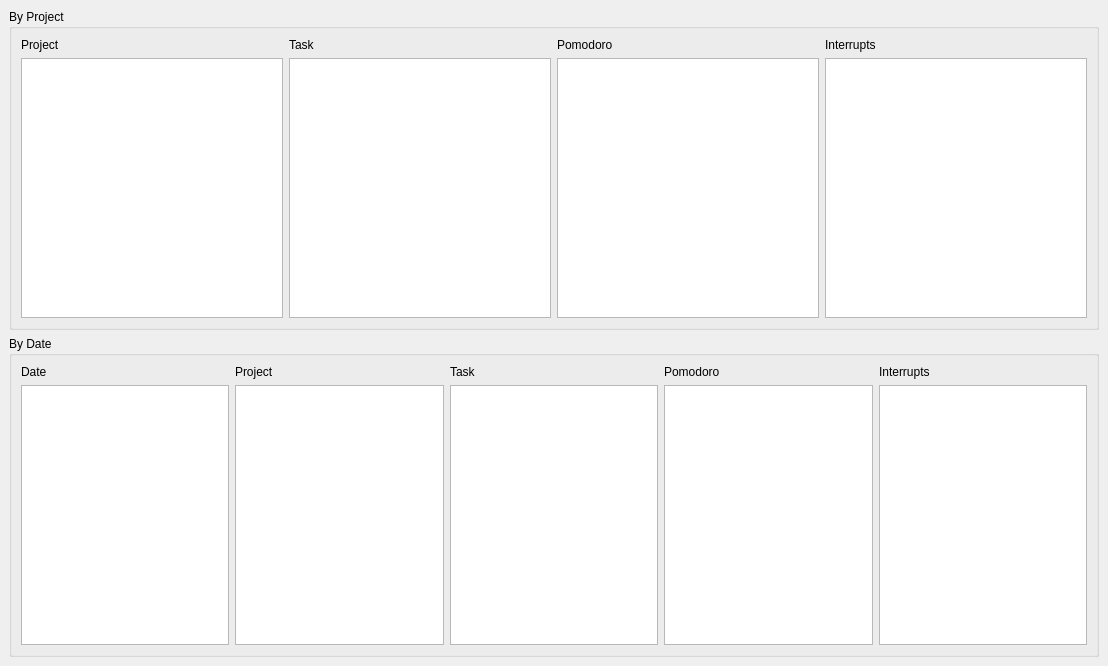
<?xml version="1.0" encoding="UTF-8"?>
<ui version="4.0">
 <class>MainWindow</class>
 <widget class="QMainWindow" name="MainWindow">
  <property name="geometry">
   <rect>
    <x>0</x>
    <y>0</y>
    <width>1108</width>
    <height>666</height>
   </rect>
  </property>
  <property name="windowTitle">
   <string>Analyze</string>
  </property>
  <widget class="QWidget" name="centralwidget">
   <layout class="QGridLayout" name="gridLayout_3">
    <item row="0" column="0">
     <widget class="QGroupBox" name="groupBox">
      <property name="title">
       <string>By Project</string>
      </property>
      <layout class="QGridLayout" name="gridLayout">
       <item row="0" column="0">
        <layout class="QVBoxLayout" name="verticalLayout">
         <item>
          <widget class="QLabel" name="label">
           <property name="text">
            <string>Project</string>
           </property>
          </widget>
         </item>
         <item>
          <widget class="QListWidget" name="listWidget"/>
         </item>
        </layout>
       </item>
       <item row="0" column="1">
        <layout class="QVBoxLayout" name="verticalLayout_2">
         <item>
          <widget class="QLabel" name="label_2">
           <property name="text">
            <string>Task</string>
           </property>
          </widget>
         </item>
         <item>
          <widget class="QListWidget" name="listWidget_2"/>
         </item>
        </layout>
       </item>
       <item row="0" column="2">
        <layout class="QVBoxLayout" name="verticalLayout_3">
         <item>
          <widget class="QLabel" name="label_3">
           <property name="text">
            <string>Pomodoro</string>
           </property>
          </widget>
         </item>
         <item>
          <widget class="QListWidget" name="listWidget_3"/>
         </item>
        </layout>
       </item>
       <item row="0" column="3">
        <layout class="QVBoxLayout" name="verticalLayout_4">
         <item>
          <widget class="QLabel" name="label_4">
           <property name="text">
            <string>Interrupts</string>
           </property>
          </widget>
         </item>
         <item>
          <widget class="QListWidget" name="listWidget_4"/>
         </item>
        </layout>
       </item>
      </layout>
     </widget>
    </item>
    <item row="1" column="0">
     <widget class="QGroupBox" name="groupBox_2">
      <property name="title">
       <string>By Date</string>
      </property>
      <layout class="QGridLayout" name="gridLayout_2">
       <item row="0" column="0">
        <layout class="QVBoxLayout" name="verticalLayout_5">
         <item>
          <widget class="QLabel" name="label_5">
           <property name="text">
            <string>Date</string>
           </property>
          </widget>
         </item>
         <item>
          <widget class="QListWidget" name="listWidget_5"/>
         </item>
        </layout>
       </item>
       <item row="0" column="3">
        <layout class="QVBoxLayout" name="verticalLayout_8">
         <item>
          <widget class="QLabel" name="label_8">
           <property name="text">
            <string>Pomodoro</string>
           </property>
          </widget>
         </item>
         <item>
          <widget class="QListWidget" name="listWidget_8"/>
         </item>
        </layout>
       </item>
       <item row="0" column="2">
        <layout class="QVBoxLayout" name="verticalLayout_7">
         <item>
          <widget class="QLabel" name="label_7">
           <property name="text">
            <string>Task</string>
           </property>
          </widget>
         </item>
         <item>
          <widget class="QListWidget" name="listWidget_7"/>
         </item>
        </layout>
       </item>
       <item row="0" column="1">
        <layout class="QVBoxLayout" name="verticalLayout_6">
         <item>
          <widget class="QLabel" name="label_6">
           <property name="text">
            <string>Project</string>
           </property>
          </widget>
         </item>
         <item>
          <widget class="QListWidget" name="listWidget_6"/>
         </item>
        </layout>
       </item>
       <item row="0" column="4">
        <layout class="QVBoxLayout" name="verticalLayout_9">
         <item>
          <widget class="QLabel" name="label_9">
           <property name="text">
            <string>Interrupts</string>
           </property>
          </widget>
         </item>
         <item>
          <widget class="QListWidget" name="listWidget_9"/>
         </item>
        </layout>
       </item>
      </layout>
     </widget>
    </item>
   </layout>
  </widget>
 </widget>
 <resources/>
 <connections/>
</ui>
